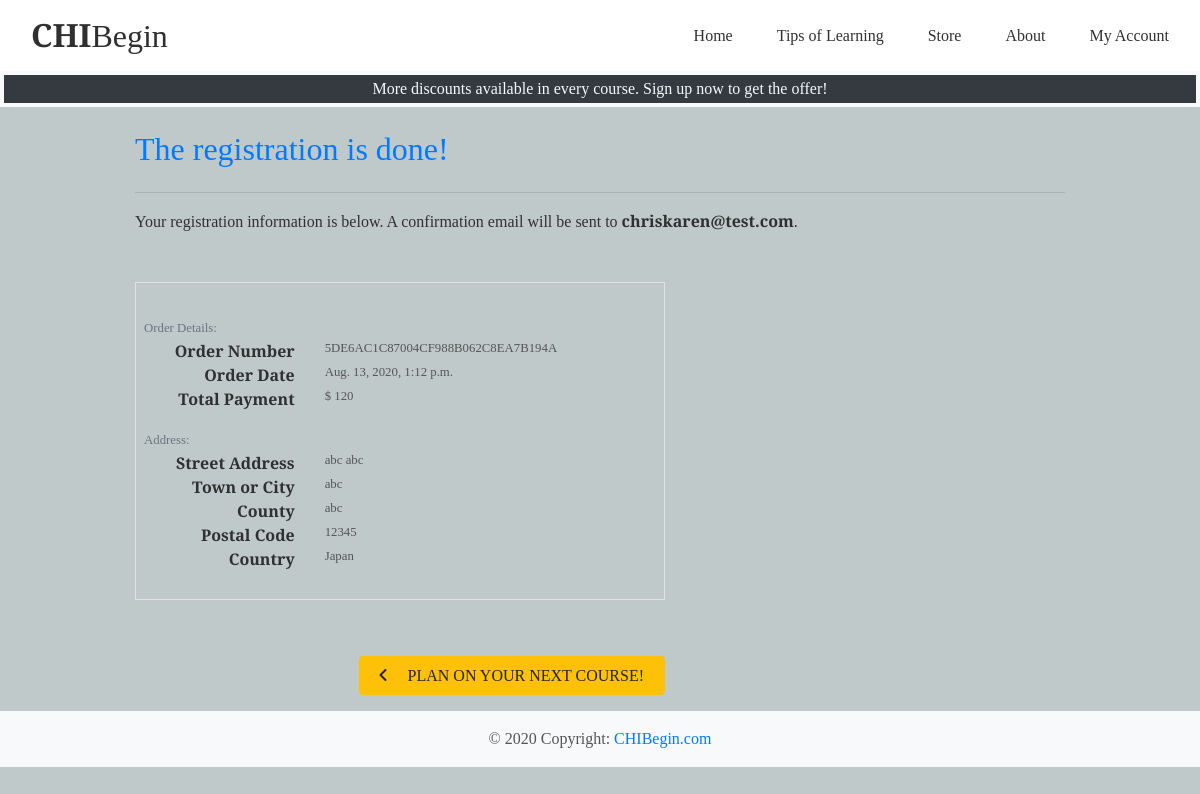
The page /checkout/checkout_success/5DE6AC1C87004CF988B062C8EA7B194A on the database its author committed.
### checkout/models.py (models this page shows, shortened)
class Order(models.Model):
    order_number = models.CharField(max_length=32, null=False, editable=False)
    user_profile = models.ForeignKey(UserProfile, on_delete=models.SET_NULL,
                                     null=True, blank=True, related_name='orders')
    full_name = models.CharField(max_length=50, null=False, blank=False)
    email = models.EmailField(max_length=254, null=False, blank=False)
    phone_number = models.CharField(max_length=20, null=False, blank=False)
    street_address_1 = models.CharField(max_length=80, null=False, blank=False)
    street_address_2 = models.CharField(max_length=80, null=True, blank=True)
    town_or_city = models.CharField(max_length=40, null=False, blank=False)
    county = models.CharField(max_length=80, null=True, blank=True)
    postcode = models.CharField(max_length=20, null=True, blank=True)
    country = CountryField(blank_label='Country *', null=False, blank=False)
    date = models.DateTimeField(auto_now_add=True)
    order_total = models.DecimalField(max_digits=6, decimal_places=0, default=0)

### checkout/views.py (the view)
# urls.py: path('checkout_success/<order_number>', views.checkout_success, name='checkout_success'),
def checkout_success(request, order_number):
    save_info = request.session.get('save_info')
    order = get_object_or_404(Order, order_number=order_number)
    messages.success(request, f'Order successfully processed! \
        Your order number is {order_number}. A confirmation \
        email will be sent to {order.email}.')
    template = 'checkout/checkout_success.html'
    context = {
        'order': order,
    }
    return render(request, template, context)

### checkout/templates/checkout/checkout_success.html (shortened to what this page needs)
{% extends "base.html" %}
{% load static %}
{% block extra_css %}
    <link rel="stylesheet" href="{% static 'checkout/css/checkout.css' %}">
{% endblock %}
{% block content %}
    <div class="container mb-2">
        <div class="row">
            <div class="col">
                <h2 class="logo-font text-primary mb-4">The registration is done!</h2>
                <hr>
                <p class="text-black mb-5">Your registration information is below. A confirmation email will be sent to <strong>{{ order.email }}</strong>.</p>
            </div>
        </div>
        <div class="row">
            <div class="col-12 col-lg-7">
                <div class="order-confirmation-wrapper p-2 border">
                    <div class="row mt-4">
                        <div class="col">
                            <small class="text-muted">Order Details:</small>
                        </div>
                    </div>
                    <div class="row">
                        <div class="col-12 col-md-4 text-md-right">
                            <p class="mb-0 text-black font-weight-bold">Order Number</p>
                        </div>
                        <div class="col-12 col-md-8 text-md-left">
                            <p class="small mb-0">{{ order.order_number }}</p>
                        </div>
                    </div>
                    <div class="row">
                        <div class="col-12 col-md-4 text-md-right">
                            <p class="mb-0 text-black font-weight-bold">Order Date</p>
                        </div>
                        <div class="col-12 col-md-8 text-md-left">
                            <p class="small mb-0">{{ order.date }}</p>
                        </div>
                    </div>
                    <div class="row">
                        <div class="col-12 col-md-4 text-md-right">
                            <p class="mb-0 text-black font-weight-bold">Total Payment</p>
                        </div>
                        <div class="col-12 col-md-8 text-md-left">
                            <p class="small mb-0">$ {{ order.order_total }}</p>
                        </div>
                    </div>
                    <div class="row mt-3">
                        <div class="col">
                            <small class="text-muted">Address:</small>
                        </div>
                    </div>
                    <div class="row">
                        <div class="col-12 col-md-4 text-md-right">
                            <p class="mb-0 text-black font-weight-bold">Street Address</p>
                        </div>
                        <div class="col-12 col-md-8 text-md-left">
                            <p class="small mb-0">{{ order.street_address_1 }} {{ order.street_address_1 }}</p>
                        </div>
                    </div>
                    <div class="row">
                        <div class="col-12 col-md-4 text-md-right">
                            <p class="mb-0 text-black font-weight-bold">Town or City</p>
                        </div>
                        <div class="col-12 col-md-8 text-md-left">
                            <p class="small mb-0">{{ order.town_or_city }}</p>
                        </div>
                    </div>
                    <div class="row">
                        <div class="col-12 col-md-4 text-md-right">
                            <p class="mb-0 text-black font-weight-bold">County</p>
                        </div>
                        <div class="col-12 col-md-8 text-md-left">
                            <p class="small mb-0">{{ order.county }}</p>
                        </div>
                    </div>
                    <div class="row">
                        <div class="col-12 col-md-4 text-md-right">
                            <p class="mb-0 text-black font-weight-bold">Postal Code</p>
                        </div>
                        <div class="col-12 col-md-8 text-md-left">
                            <p class="small mb-0">{{ order.postcode }}</p>
                        </div>
                    </div>
                    <div class="row">
                        <div class="col-12 col-md-4 text-md-right">
                            <p class="mb-0 text-black font-weight-bold">Country</p>
                        </div>
                        <div class="col-12 col-md-8 text-md-left">
                            <p class="small mb-0 mb-4">{{ order.country }}</p>
                        </div>
                    </div>
                </div>
            </div>
        </div>
        <div class="row mt-5">
            <div class="col-12 col-lg-7 text-right">
                <a href="{% url 'store' %}" class="btn btn-warning text-uppercase rounded-1 my-2">
                    <span class="icon mr-2">
                        <i class="fas fa-angle-left"></i>
                    </span>
                    <span class="text-uppercase mr-2">Plan on your next course!</span>
                </a>
            </div>
        </div>
    </div>
{% endblock %}

### static/css/base.css (style rules this page uses)
html { height: 100%; }
body { background-color: #bfc9ca; color: #555555; font-family: 'Merriweather', serif; }
.icon { align-items: center; display: inline-flex; justify-content: center; height: 1.5rem; width: 1.5rem; }
.text-black { color: #303030 !important; }
@media (min-width: 1200px) { .container { max-width: 80%; } }

### rows shown on the page
Order: email "chriskaren@test.com", order_number "5DE6AC1C87004CF988B062C8EA7B194A", date "Aug. 13, 2020, 1:12 p.m.", order_total "120", street_address_1 "abc", town_or_city "abc", county "abc", postcode "12345", country "Japan"
